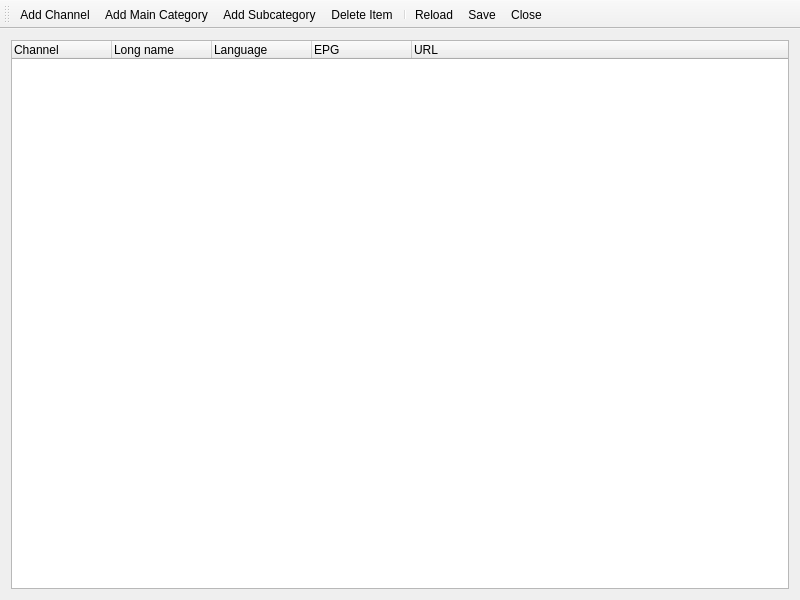
<ui version="4.0" >
 <class>EditPlaylistClass</class>
 <widget class="QMainWindow" name="EditPlaylistClass" >
  <property name="geometry" >
   <rect>
    <x>0</x>
    <y>0</y>
    <width>800</width>
    <height>600</height>
   </rect>
  </property>
  <property name="windowTitle" >
   <string>Edit Channel List</string>
  </property>
  <property name="windowIcon" >
   <iconset resource="images.qrc" >
    <normaloff>:/icons/images/edit.png</normaloff>:/icons/images/edit.png</iconset>
  </property>
  <widget class="QWidget" name="centralwidget" >
   <layout class="QVBoxLayout" name="verticalLayout" >
    <item>
     <widget class="QTreeWidget" name="playlist" >
      <property name="dragEnabled" >
       <bool>true</bool>
      </property>
      <property name="dragDropMode" >
       <enum>QAbstractItemView::InternalMove</enum>
      </property>
      <column>
       <property name="text" >
        <string>Channel</string>
       </property>
      </column>
      <column>
       <property name="text" >
        <string>Long name</string>
       </property>
      </column>
      <column>
       <property name="text" >
        <string>Language</string>
       </property>
      </column>
      <column>
       <property name="text" >
        <string>EPG</string>
       </property>
      </column>
      <column>
       <property name="text" >
        <string>URL</string>
       </property>
      </column>
     </widget>
    </item>
   </layout>
  </widget>
  <widget class="QToolBar" name="toolBar" >
   <property name="windowTitle" >
    <string>Toolbar</string>
   </property>
   <property name="iconSize" >
    <size>
     <width>32</width>
     <height>32</height>
    </size>
   </property>
   <property name="toolButtonStyle" >
    <enum>Qt::ToolButtonTextUnderIcon</enum>
   </property>
   <attribute name="toolBarArea" >
    <enum>TopToolBarArea</enum>
   </attribute>
   <attribute name="toolBarBreak" >
    <bool>false</bool>
   </attribute>
   <addaction name="actionAddChannel" />
   <addaction name="actionAddCategory" />
   <addaction name="actionAddSubCategory" />
   <addaction name="actionDelete" />
   <addaction name="separator" />
   <addaction name="actionReload" />
   <addaction name="actionSave" />
   <addaction name="actionClose" />
  </widget>
  <action name="actionAddChannel" >
   <property name="icon" >
    <iconset resource="images.qrc" >
     <normaloff>:/icons/images/video.png</normaloff>:/icons/images/video.png</iconset>
   </property>
   <property name="text" >
    <string>Add Channel</string>
   </property>
  </action>
  <action name="actionAddCategory" >
   <property name="icon" >
    <iconset resource="images.qrc" >
     <normaloff>:/icons/images/folder_video.png</normaloff>:/icons/images/folder_video.png</iconset>
   </property>
   <property name="text" >
    <string>Add Main Category</string>
   </property>
  </action>
  <action name="actionDelete" >
   <property name="icon" >
    <iconset resource="images.qrc" >
     <normaloff>:/icons/images/editdelete.png</normaloff>:/icons/images/editdelete.png</iconset>
   </property>
   <property name="text" >
    <string>Delete Item</string>
   </property>
  </action>
  <action name="actionSave" >
   <property name="icon" >
    <iconset resource="images.qrc" >
     <normaloff>:/icons/images/filesave.png</normaloff>:/icons/images/filesave.png</iconset>
   </property>
   <property name="text" >
    <string>Save</string>
   </property>
  </action>
  <action name="actionClose" >
   <property name="icon" >
    <iconset resource="images.qrc" >
     <normaloff>:/icons/images/fileclose.png</normaloff>:/icons/images/fileclose.png</iconset>
   </property>
   <property name="text" >
    <string>Close</string>
   </property>
  </action>
  <action name="actionReload" >
   <property name="icon" >
    <iconset resource="images.qrc" >
     <normaloff>:/icons/images/refresh.png</normaloff>:/icons/images/refresh.png</iconset>
   </property>
   <property name="text" >
    <string>Reload</string>
   </property>
  </action>
  <action name="actionAddSubCategory" >
   <property name="icon" >
    <iconset resource="images.qrc" >
     <normaloff>:/icons/images/folder_video.png</normaloff>:/icons/images/folder_video.png</iconset>
   </property>
   <property name="text" >
    <string>Add Subcategory</string>
   </property>
  </action>
 </widget>
 <layoutdefault spacing="6" margin="11" />
 <resources>
  <include location="images.qrc" />
 </resources>
 <connections>
  <connection>
   <sender>actionClose</sender>
   <signal>triggered()</signal>
   <receiver>EditPlaylistClass</receiver>
   <slot>close()</slot>
   <hints>
    <hint type="sourcelabel" >
     <x>-1</x>
     <y>-1</y>
    </hint>
    <hint type="destinationlabel" >
     <x>399</x>
     <y>299</y>
    </hint>
   </hints>
  </connection>
 </connections>
</ui>
